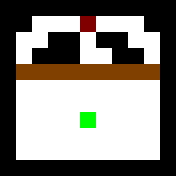

A level layout from a 2D game, rendered from its tile map. Below: a short description, then the map file with its tile-grid data intact:
An orthogonal 11x11 tile map with 16x16 px tiles, 2 tile layers (Layer1, Layer2).

<map version="1.0" orientation="orthogonal" renderorder="right-down" width="11" height="11" tilewidth="16" tileheight="16" nextobjectid="1">
 <tileset firstgid="1" source="../Tiles.tsx" />
 <layer name="Layer1" width="11" height="11">
  <data encoding="csv">
1,1,1,1,1,1,1,1,1,1,1,
1,1,5,5,5,5,5,5,5,1,1,
1,5,5,1,1,5,1,1,5,5,1,
1,5,1,1,1,5,5,1,1,5,1,
1,5,5,5,5,5,5,5,5,5,1,
1,5,5,5,5,5,5,5,5,5,1,
1,5,5,5,5,5,5,5,5,5,1,
1,5,5,5,5,5,5,5,5,5,1,
1,5,5,5,5,5,5,5,5,5,1,
1,5,5,5,5,5,5,5,5,5,1,
1,1,1,1,1,1,1,1,1,1,1
</data>
 </layer>
 <layer name="Layer2" width="11" height="11">
  <data encoding="csv">
0,0,0,0,0,0,0,0,0,0,0,
0,0,0,0,0,3,0,0,0,0,0,
0,0,0,0,0,0,0,0,0,0,0,
0,0,0,0,0,0,0,0,0,0,0,
0,9,9,9,9,9,9,9,9,9,0,
0,0,0,0,0,0,0,0,0,0,0,
0,0,0,0,0,0,0,0,0,0,0,
0,0,0,0,0,4,0,0,0,0,0,
0,0,0,0,0,0,0,0,0,0,0,
0,0,0,0,0,0,0,0,0,0,0,
0,0,0,0,0,0,0,0,0,0,0
</data>
 </layer>
</map>
